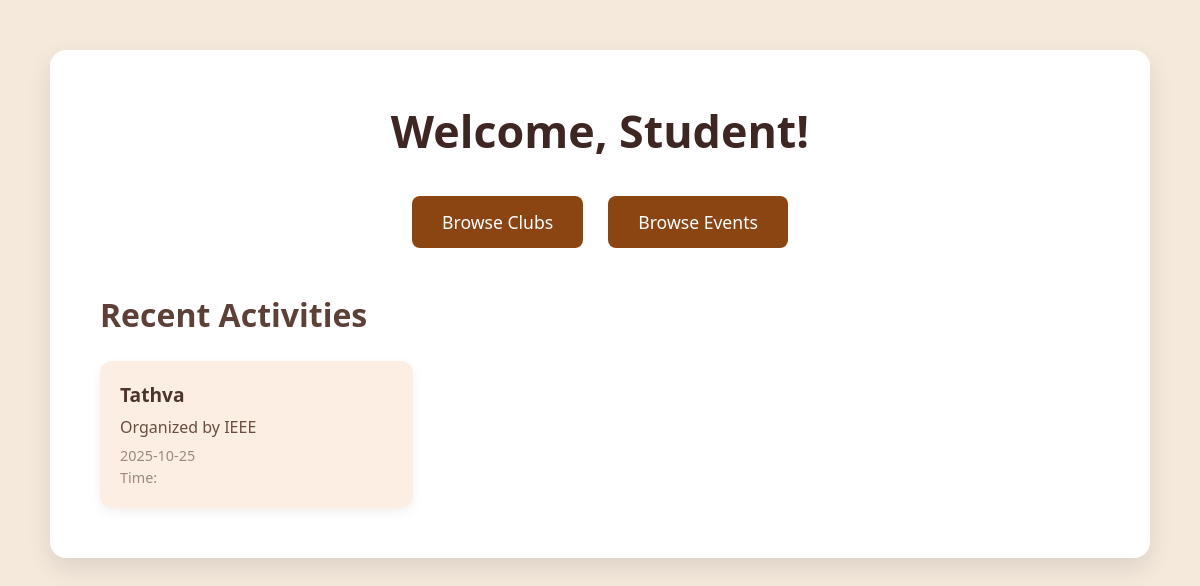
The page /student-dashboard (signed in) on the database its author committed.
### tables this page shows
CREATE TABLE events (
        id INTEGER PRIMARY KEY AUTOINCREMENT,
        name TEXT,
        date TEXT,
        host TEXT,
        description TEXT
    );

### app.py (the view)
@app.route('/student-dashboard')
def student_dashboard():
    if 'student_id' not in session:
        return redirect(url_for('student_login'))
    conn = get_db_connection()
    events = conn.execute('SELECT * FROM events').fetchall()
    conn.close()
    return render_template('student-dash.html', events=events)

### app.py (called while the page is built)
def get_db_connection():
    conn = sqlite3.connect('campusconnect.db')
    conn.row_factory = sqlite3.Row
    return conn

### templates/student-dash.html (shortened to what this page needs)
<!DOCTYPE html>
<html lang="en">
<head>
  <link rel="stylesheet" href="{{ url_for('static', filename='student-dash.css') }}">
</head>
<body>
  <div class="dashboard-container">
    <h1>Welcome, Student!</h1>
    <div class="action-buttons">
      <a href="{{ url_for('browse_clubs') }}" class="btn">Browse Clubs</a>
      <a href="{{ url_for('browse_events') }}" class="btn">Browse Events</a>
    </div>
    <h2>Recent Activities</h2>
    <div class="recent-activities">
      {% for event in events %}
      <div class="activity-card">
        <h3>{{ event.name }}</h3>
        <p>Organized by {{ event.host }}</p>
        <span>{{ event.date }}</span><br>
        <span>Time: {{ event.time }}</span>
      </div>
      {% endfor %}
    </div>
  </div>
</body>
</html>

### static/student-dash.css (style rules this page uses)
* { margin: 0; padding: 0; box-sizing: border-box; }
body { font-family: 'Segoe UI', Tahoma, Geneva, Verdana, sans-serif; background-color: #f5e9dc; color: #333; min-height: 100vh; display: flex; justify-content: center; align-items: flex-start; padding: 50px 20px; }
.dashboard-container { background-color: #ffffff; padding: 50px; border-radius: 16px; box-shadow: 0 10px 25px rgba(0, 0, 0, 0.1); width: 100%; max-width: 1100px; text-align: center; }
.dashboard-container h1 { font-size: 2.8rem; margin-bottom: 35px; color: #3e2723; }
.action-buttons { display: flex; justify-content: center; gap: 25px; margin-bottom: 45px; }
.btn { text-decoration: none; padding: 14px 30px; background-color: #8B4513; color: white; border: none; border-radius: 8px; font-size: 1.1rem; transition: background-color 0.3s ease, transform 0.2s ease; }
.dashboard-container h2 { font-size: 2rem; margin-bottom: 25px; color: #5d4037; text-align: left; }
.recent-activities { display: flex; flex-wrap: wrap; gap: 20px; justify-content: flex-start; }
.activity-card { background-color: #fceee3; padding: 20px; border-radius: 12px; width: calc(33.33% - 20px); min-width: 150px; text-align: left; box-shadow: 0 4px 12px rgba(0, 0, 0, 0.06); transition: transform 0.3s ease; }
.activity-card h3 { font-size: 1.2rem; margin-bottom: 8px; color: #4e342e; }
.activity-card p { margin-bottom: 6px; color: #6d4c41; }
.activity-card span { font-size: 0.9rem; color: #a1887f; }

### rows shown on the page
events: name "Tathva", host "IEEE", date "2025-10-25"
